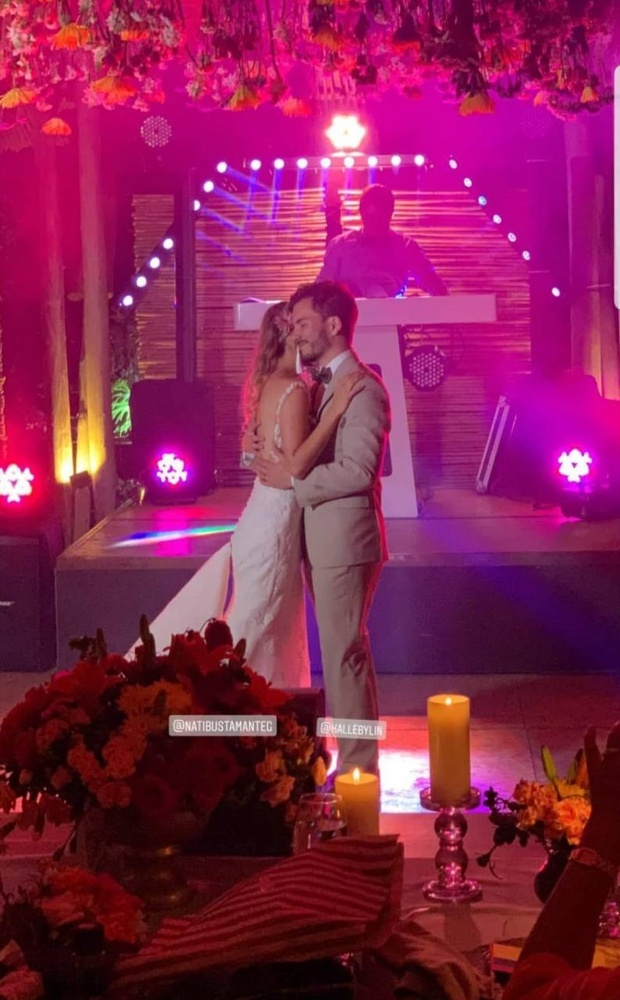
#> input picture Week1_Into-to-CV/images/K&N.jpg, 620 x 1000 px, shrunk from 793 x 1280 before the run
$ jupyter execute '1. CV Intro.ipynb'   (shell and % lines are left out)
#> lines starting #> are read from the running program, lines starting #| are printed output that depends on the picture; after the words box and inside, x2 and y2 are one past the last pixel; in counts of white or black regions, pixels touching at a corner belong together
# Week 1: Introduction to Computer vision

* Image representation
* Color and color conversions
* Filters
* Blurring
* Edges

[cell 1]
# Imports - Recommended in the first cell

import matplotlib, cv2
import numpy as np
import matplotlib.pyplot as plt

## Image representation

OpenCV is a library designed specifically for Computer vision tasks. It is free for use under the open-source BSD license.

[cell 2]
# read an image
img = cv2.imread('images/K&N.jpg')
#> img is the input picture: shape (1000, 620, 3); mean B, G, R 81.3, 34, 136.8

print(img.shape)
#| (1000, 620, 3)

[cell 3]
# show image
print(img)
#> (printed output is left out)

[cell 4]
type(img)

Source: https://www.slideshare.net/BertonEarnshaw/a-brief-survey-of-tensors

[cell 5]
# show image with matplotlib
plt.figure(figsize=(20,10))
plt.imshow(img)

.

.

.

.

.

.

### Colors and color conversions

[cell 6]
# convert image to RGB color for matplotlib
img = cv2.cvtColor(img, cv2.COLOR_BGR2RGB)

plt.figure(figsize=(20,10))
plt.imshow(img)

[cell 7]
# convert image to grayscale
gray_img = cv2.cvtColor(img, cv2.COLOR_RGB2GRAY)
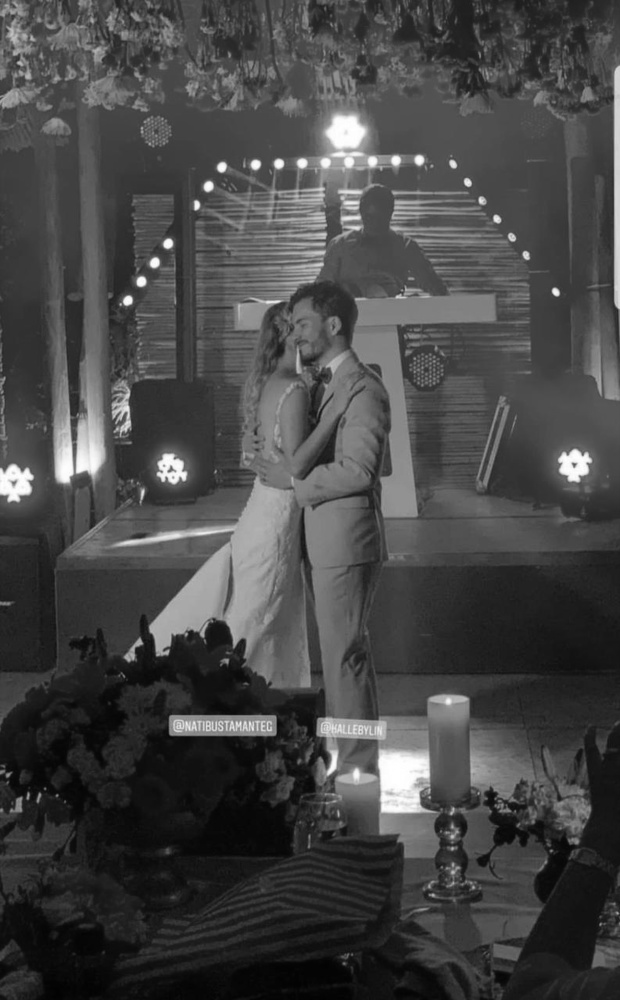
#> gray_img: shape (1000, 620); min 1, max 255, mean 70.1

# grayscale image represented as a 2-d array
print(gray_img.shape)
#| (1000, 620)

[cell 8]
plt.figure(figsize=(20,10))
plt.imshow(gray_img, cmap='gray')

## Why is this so good for us?

### Finding the average color of an image

[cell 9]
# find average per row
# np.average() takes in an axis argument which finds the average across that axis.
average_color_per_row = np.average(img, axis=0)
#> average_color_per_row = 620 rows, first 8: [136.2, 27.61, 60.65], [137.4, 28.82, 62], [137.8, 28.32, 62.62], [137.1, 27.08, 62.18], [136.2, 24.9, 61.41], [134.7, 22.82, 59.96], [135.5, 22.68, 60.69], [136.1, 23.34, 61.36]

# find average across average per row
average_color = np.average(average_color_per_row, axis=0)
#> average_color = [136.8, 34.04, 81.3]

# convert back to uint8
average_color = np.uint8(average_color)
#> average_color = [136, 34, 81]
print(average_color)
#| [136  34  81]

[cell 10]
# create 100 x 100 pixel array with average color value
average_color_img = np.array([[average_color]*100]*100, np.uint8)
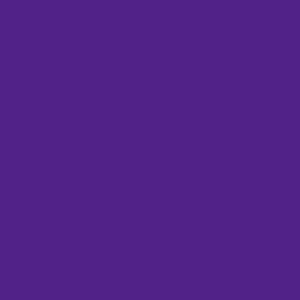
#> average_color_img: shape (100, 100, 3) (shown 3 times larger); mean of channels 0, 1, 2 136, 34, 81; drawn as B, G, R

plt.imshow(average_color_img)

## Taking computations up a notch

[cell 11]
mean_kernel = np.ones((5,5),np.float32)/25
vertical_kernel = np.array([[-1, 0, 1], [-2, 0, 2], [-1, 0, 1]], np.float32)
horizontal_kernel = np.array([[-1, -2, -1], [0, 0, 0], [1, 2, 1]], np.float32)
example = np.array([[0, 1, 2], [2, 2, 0], [0, 1, 2]])

[cell 12]
print(mean_kernel)

[cell 13]
processed_image = cv2.filter2D(gray_img, -1, mean_kernel)
# display image
plt.figure(figsize=(20,10))
plt.imshow(processed_image, cmap='gray')

## What is happening here?

[cell 14]
print(example)

### 0x3+1x3+2x2+2x0+2x0+0x1+0x3+1x1+2x2 = 12

But we have a small issue

### 0x0+1x0+2x0+2x0+2x3+0x3+0x0+1x0+2x0 = 6

[cell 15]
print(vertical_kernel)

[cell 16]
processed_image = cv2.filter2D(gray_img,-1,vertical_kernel)
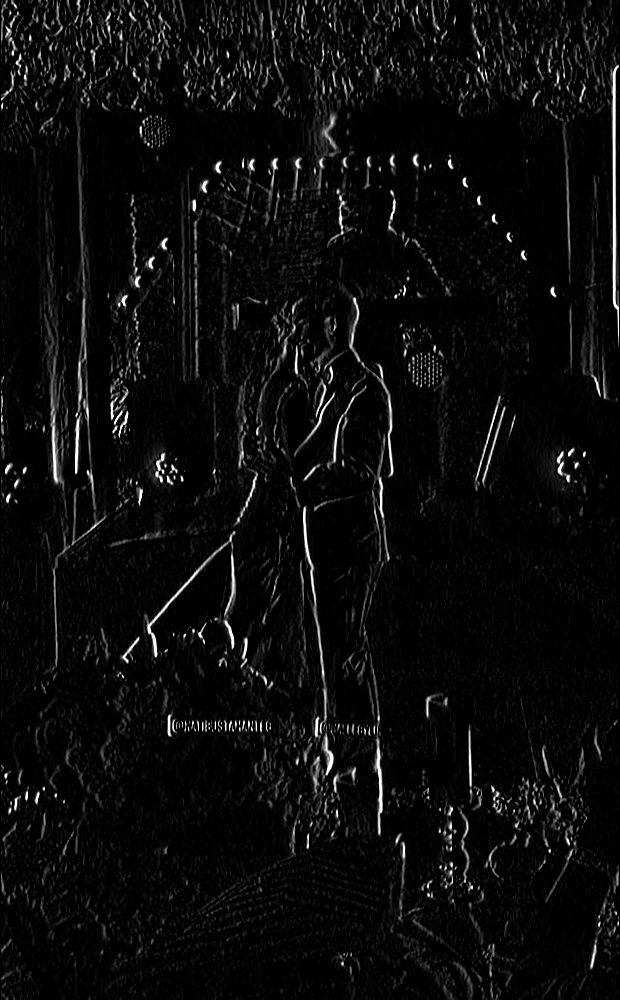
#> processed_image: shape (1000, 620); min 0, max 255, mean 11.5
# display image
plt.figure(figsize=(20,10))
plt.imshow(processed_image, cmap='gray')

[cell 17]
print(horizontal_kernel)

[cell 18]
processed_image = cv2.filter2D(gray_img,-1,horizontal_kernel)
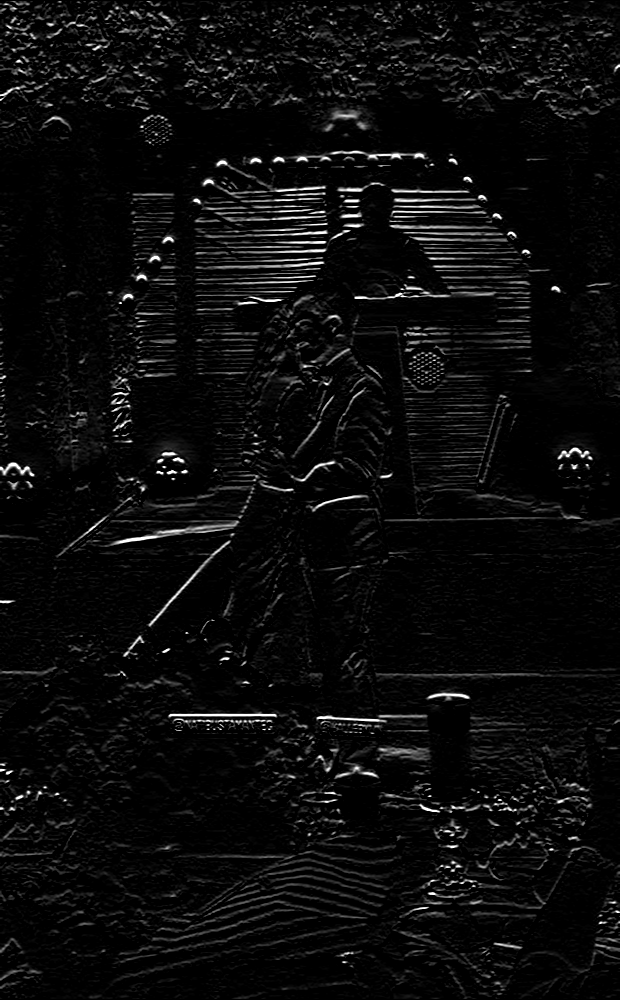
#> processed_image: shape (1000, 620); min 0, max 255, mean 11.8
# display image
plt.figure(figsize=(20,10))
plt.imshow(processed_image, cmap='gray')

### Non-maximum supression

Source: https://towardsdatascience.com/canny-edge-detection-step-by-step-in-python-computer-vision-b49c3a2d8123"

Steps

- Create a matrix initialized to 0 of the same size of the original gradient intensity matrix;
- Identify the edge direction based on the angle value from the angle matrix;
- Check if the pixel in the same direction has a higher intensity than the pixel that is currently processed;
- Return the image processed with the non-max suppression algorithm.

## Edge detection
Canny edge detector on OpenCV. Usage of edge detection versus thresholding to obtain binary image.

[cell 19]
lane = cv2.imread('images/car_lane.jpg')
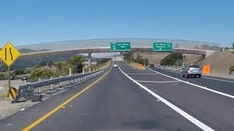
#> input picture Week1_Into-to-CV/images/car_lane.jpg, 234 x 131 px, shrunk from 300 x 168 before the run
#> lane is the input picture: shape (131, 234, 3); mean B, G, R 144.5, 130.1, 111.5
plt.figure(figsize=(10,10))
plt.imshow(cv2.cvtColor(lane, cv2.COLOR_BGR2RGB))

[cell 20]
# preprocess by blurring and grayscale
img_preprocessed  = cv2.cvtColor(cv2.GaussianBlur(lane, (7,7), 0), cv2.COLOR_BGR2GRAY)
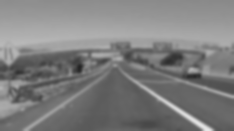
#> img_preprocessed: shape (131, 234); min 36, max 231, mean 126.2

[cell 21]
# find binary image with edges
img_edges = cv2.Canny(img_preprocessed, threshold1=60, threshold2=110)
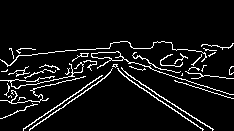
#> img_edges: shape (131, 234); 7.1% white in thin lines or dots, all inside (x1, y1, x2, y2) = (0, 41, 234, 131)
plt.figure(figsize=(10,10))
plt.imshow(cv2.cvtColor(img_edges, cv2.COLOR_GRAY2RGB))
